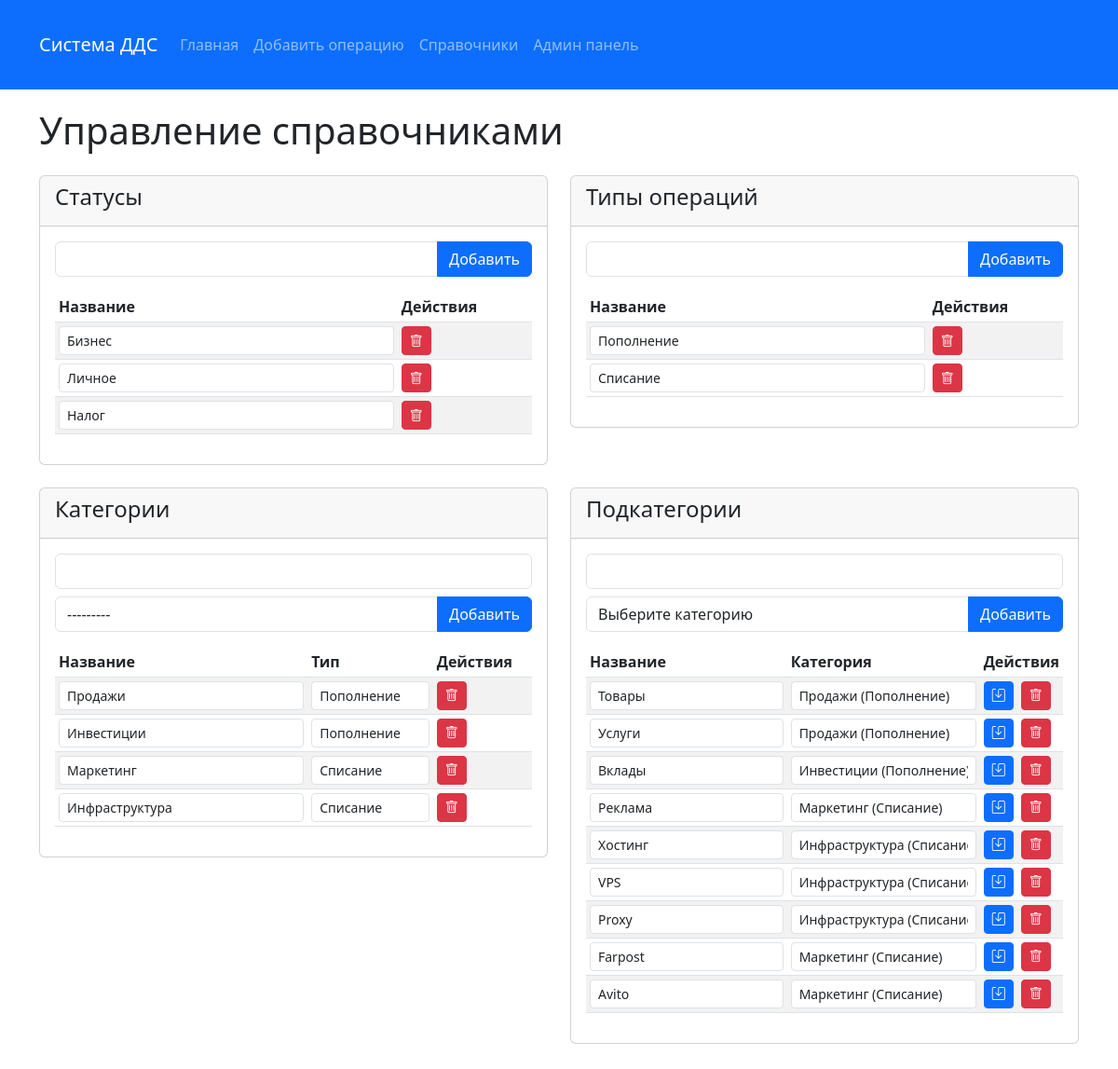
The app's page /cash_flow_dictionaries/ with its own data.
### cash_flow/models.py (models this page shows, shortened)
class Status(models.Model):
    name = models.CharField(max_length=100, unique=True, verbose_name="Название статуса")
    class Meta:
        verbose_name = "Статус"
        verbose_name_plural = "Статусы"

class Type(models.Model):
    name = models.CharField(max_length=100, unique=True, verbose_name="Название типа")
    class Meta:
        verbose_name = "Тип операции"
        verbose_name_plural = "Типы операций"
    def __str__(self):
        return self.name

class Category(models.Model):
    name = models.CharField(max_length=100, verbose_name="Название категории")
    type = models.ForeignKey(Type, on_delete=models.CASCADE, related_name='categories', verbose_name="Тип")
    class Meta:
        verbose_name = "Категория"
        verbose_name_plural = "Категории"
        unique_together = ['name', 'type']
    def __str__(self):
        return f"{self.name} ({self.type})"

class Subcategory(models.Model):
    name = models.CharField(max_length=100, verbose_name="Название подкатегории")
    category = models.ForeignKey(Category, on_delete=models.CASCADE, related_name='subcategories',
                                 verbose_name="Категория")
    class Meta:
        verbose_name = "Подкатегория"
        verbose_name_plural = "Подкатегории"
        unique_together = ['name', 'category']

### cash_flow/views.py (the view)
# urls.py: path('cash_flow_dictionaries/', views.DictionaryView.as_view(), name='dictionaries'),
class DictionaryView(View):
    def get(self, request):
        statuses = Status.objects.all()
        types = Type.objects.all()
        categories = Category.objects.all()
        subcategories = Subcategory.objects.all()
        subcategory_form = SubcategoryForm()
        subcategory_form.fields['category'].queryset = categories
        context = {
            'statuses': statuses,
            'types': types,
            'categories': categories,
            'subcategories': subcategories,
            'status_form': StatusForm(),
            'type_form': TypeForm(),
            'category_form': CategoryForm(),
            'subcategory_form': subcategory_form,  # Используем модифицированную форму
        }
        return render(request, 'cash_flow/dictionaries.html', context)

### cash_flow/forms.py
class StatusForm(forms.ModelForm):
    class Meta:
        model = Status
        fields = ['name']
        widgets = {
            'name': forms.TextInput(attrs={'class': 'form-control'})
        }

class TypeForm(forms.ModelForm):
    class Meta:
        model = Type
        fields = ['name']
        widgets = {
            'name': forms.TextInput(attrs={'class': 'form-control'})
        }

### cash_flow/templates/cash_flow/dictionaries.html (shortened to what this page needs)
{% extends 'cash_flow/base.html' %}
{% block content %}
<h1 class="mb-4">Управление справочниками</h1>
<div class="row">
    <div class="col-md-6 mb-4">
        <div class="card">
            <div class="card-header">
                <h4>Статусы</h4>
            </div>
            <div class="card-body">
                <form method="post" action="{% url 'status_create' %}" class="mb-3">
                    <div class="input-group">
                        {{ status_form.name }}
                        <button type="submit" class="btn btn-primary">Добавить</button>
                    </div>
                </form>
                <table class="table table-sm table-striped">
                    <thead>
                        <tr>
                            <th>Название</th>
                            <th>Действия</th>
                        </tr>
                    </thead>
                    <tbody>
                        {% for status in statuses %}
                        <tr>
                            <td>
                                <form method="post" action="{% url 'status_update' status.id %}" id="status-form-{{ status.id }}">
                                    <input type="text" name="name" value="{{ status.name }}" class="form-control form-control-sm"
                                           onchange="document.getElementById('status-form-{{ status.id }}').submit()">
                                </form>
                            </td>
                            <td>
                                <form method="post" action="{% url 'status_delete' status.id %}" class="d-inline">
                                    <button type="submit" class="btn btn-danger btn-sm" onclick="return confirm('Вы уверены?')">
                                        <i class="bi bi-trash"></i>
                                    </button>
                                </form>
                            </td>
                        </tr>
                        {% empty %}
                        <tr>
                            <td colspan="2" class="text-center">Статусы не найдены</td>
                        </tr>
                        {% endfor %}
                    </tbody>
                </table>
            </div>
        </div>
    </div>
    <div class="col-md-6 mb-4">
        <div class="card">
            <div class="card-header">
                <h4>Типы операций</h4>
            </div>
            <div class="card-body">
                <form method="post" action="{% url 'type_create' %}" class="mb-3">
                    <div class="input-group">
                        {{ type_form.name }}
                        <button type="submit" class="btn btn-primary">Добавить</button>
                    </div>
                </form>
                <table class="table table-sm table-striped">
                    <thead>
                        <tr>
                            <th>Название</th>
                            <th>Действия</th>
                        </tr>
                    </thead>
                    <tbody>
                        {% for type in types %}
                        <tr>
                            <td>
                                <form method="post" action="{% url 'type_update' type.id %}" id="type-form-{{ type.id }}">
                                    <input type="text" name="name" value="{{ type.name }}" class="form-control form-control-sm"
                                           onchange="document.getElementById('type-form-{{ type.id }}').submit()">
                                </form>
                            </td>
                            <td>
                                <form method="post" action="{% url 'type_delete' type.id %}" class="d-inline">
                                    <button type="submit" class="btn btn-danger btn-sm" onclick="return confirm('Вы уверены?')">
                                        <i class="bi bi-trash"></i>
                                    </button>
                                </form>
                            </td>
                        </tr>
                        {% empty %}
                        <tr>
                            <td colspan="2" class="text-center">Типы не найдены</td>
                        </tr>
                        {% endfor %}
                    </tbody>
                </table>
            </div>
        </div>
    </div>
    <div class="col-md-6 mb-4">
        <div class="card">
            <div class="card-header">
                <h4>Категории</h4>
            </div>
            <div class="card-body">
                <form method="post" action="{% url 'category_create' %}" class="mb-3">
                    <div class="mb-2">
                        {{ category_form.name }}
                    </div>
                    <div class="input-group">
                        {{ category_form.type }}
                        <button type="submit" class="btn btn-primary">Добавить</button>
                    </div>
                </form>
                <table class="table table-sm table-striped">
                    <thead>
                        <tr>
                            <th>Название</th>
                            <th>Тип</th>
                            <th>Действия</th>
                        </tr>
                    </thead>
                    <tbody>
                        {% for category in categories %}
                        <tr>
                            <td>
                                <form method="post" action="{% url 'category_update' category.id %}" id="category-form-{{ category.id }}">
                                    <input type="text" name="name" value="{{ category.name }}" class="form-control form-control-sm">
                                </form>
                            </td>
                            <td>
                                <form>
                                <select name="type" class="form-control form-control-sm" onchange="document.getElementById('category-form-{{ category.id }}').submit()">
                                    {% for type in types %}
                                    <option value="{{ type.id }}" {% if category.type.id == type.id %}selected{% endif %}>{{ type.name }}</option>
                                    {% endfor %}
                                </select>
                                </form>
                            </td>
                            <td>
                                <form method="post" action="{% url 'category_delete' category.id %}" class="d-inline">
                                    <button type="submit" class="btn btn-danger btn-sm" onclick="return confirm('Вы уверены?')">
                                        <i class="bi bi-trash"></i>
                                    </button>
                                </form>
                            </td>
                        </tr>
                        {% empty %}
                        <tr>
                            <td colspan="3" class="text-center">Категории не найдены</td>
                        </tr>
                        {% endfor %}
                    </tbody>
                </table>
            </div>
        </div>
    </div>
<div class="col-md-6 mb-4">
    <div class="card">
        <div class="card-header">
            <h4>Подкатегории</h4>
        </div>
        <div class="card-body">
            <form method="post" action="{% url 'subcategory_create' %}" class="mb-3">
                <div class="mb-2">
                    {{ subcategory_form.name }}
                </div>
                <div class="input-group">
                    {{ subcategory_form.category }}
                    <button type="submit" class="btn btn-primary">Добавить</button>
                </div>
            </form>
            <table class="table table-sm table-striped">
                <thead>
                    <tr>
                        <th>Название</th>
                        <th>Категория</th>
                        <th>Действия</th>
                    </tr>
                </thead>
                <tbody>
                    {% for subcategory in subcategories %}
                    <tr>
                        <form method="post" action="{% url 'subcategory_update' subcategory.id %}" id="subcategory-form-{{ subcategory.id }}">
                            <td>
                                <input type="text" name="name" value="{{ subcategory.name }}" class="form-control form-control-sm">
                            </td>
                            <td>
                                <select name="category" class="form-control form-control-sm">
                                    {% for category in categories %}
                                    <option value="{{ category.id }}" {% if subcategory.category.id == category.id %}selected{% endif %}>
                                        {{ category.name }} ({{ category.type.name }})
                                    </option>
                                    {% endfor %}
                                </select>
                            </td>
                            <td>
                                <button type="submit" class="btn btn-primary btn-sm me-1">
                                    <i class="bi bi-save"></i>
                                </button>
                                <form method="post" action="{% url 'subcategory_delete' subcategory.id %}" class="d-inline">
                                    <button type="submit" class="btn btn-danger btn-sm" onclick="return confirm('Вы уверены?')">
                                        <i class="bi bi-trash"></i>
                                    </button>
                                </form>
                            </td>
                        </form>
                    </tr>
                    {% empty %}
                    <tr>
                        <td colspan="3" class="text-center">Подкатегории не найдены</td>
                    </tr>
                    {% endfor %}
                </tbody>
            </table>
        </div>
    </div>
</div>
</div>
{% endblock %}

### records on screen
Status: name "Бизнес"
Status: name "Личное"
Status: name "Налог"
Type: name "Пополнение"
Type: name "Списание"
Category: name "Продажи", type "Пополнение"
Category: name "Инвестиции", type "Пополнение"
Category: name "Маркетинг", type "Списание"
Category: name "Инфраструктура", type "Списание"
Subcategory: name "Товары", category "Продажи (Пополнение)"
Subcategory: name "Услуги", category "Продажи (Пополнение)"
Subcategory: name "Вклады", category "Инвестиции (Пополнение)"
Subcategory: name "Реклама", category "Маркетинг (Списание)"
Subcategory: name "Хостинг", category "Инфраструктура (Списание)"
Subcategory: name "VPS", category "Инфраструктура (Списание)"
Subcategory: name "Proxy", category "Инфраструктура (Списание)"
Subcategory: name "Farpost", category "Маркетинг (Списание)"
Subcategory: name "Avito", category "Маркетинг (Списание)"
